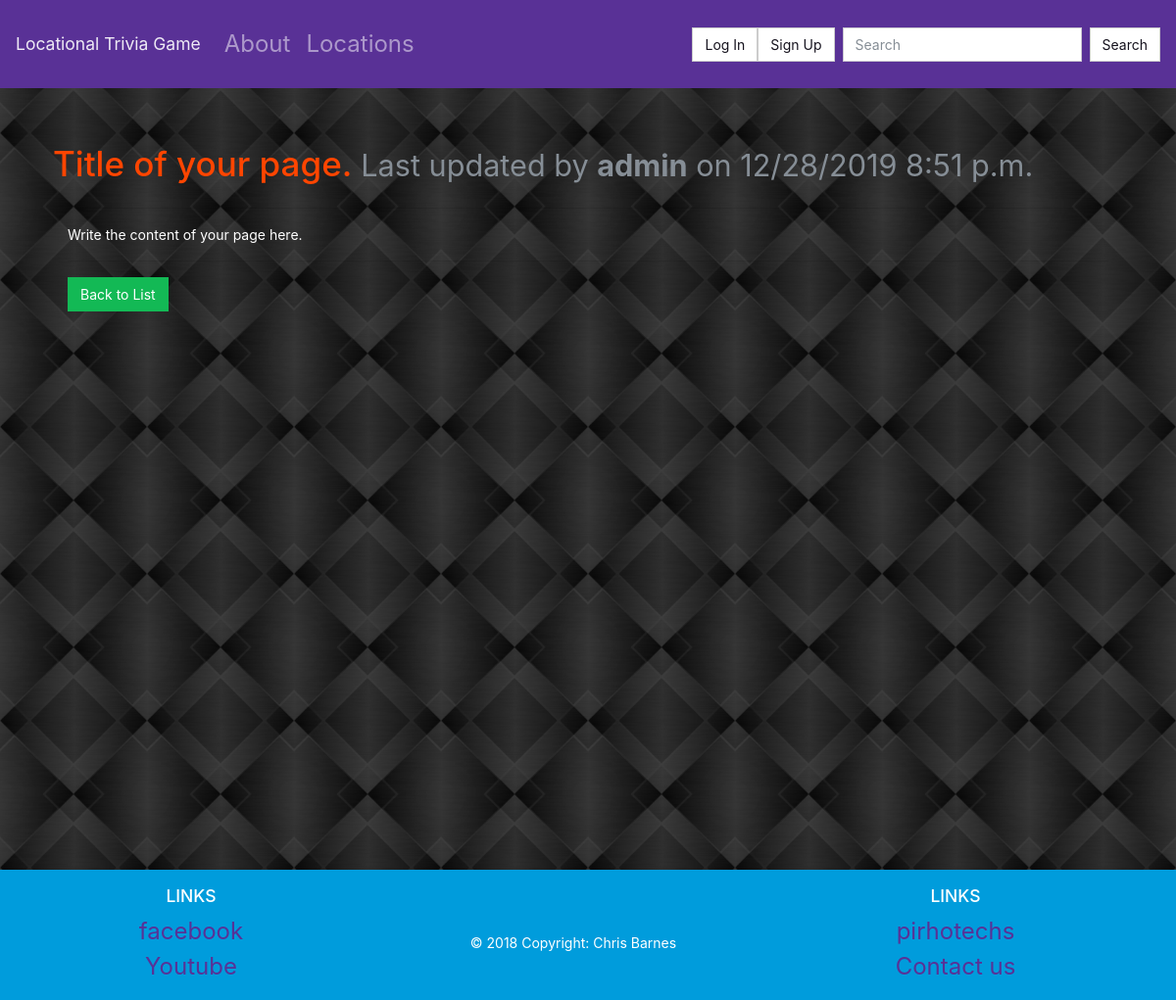
Page /locations/title-of-your-page/ on the committed database.
### locations/models.py (models this page shows, shortened)
class Page(models.Model):
    objects = models.Manager()
    slug = models.CharField(max_length=settings.PAGE_TITLE_MAX_LENGTH, blank=True, editable=False, help_text="Unique URL path to access this page. Generated by the system.")
    created = models.DateTimeField(auto_now_add=True, help_text="The date and time this page was created. Automatically generated when the model saves.")
    modified = models.DateTimeField(auto_now=True, help_text="The date and time this page was updated. Automatically generated when the model updates.")
    title = models.CharField(max_length=settings.PAGE_TITLE_MAX_LENGTH, unique=True, default="Title of your page.")
    author = models.ForeignKey(User, on_delete=models.PROTECT, help_text="The user that posted this article.")
    content = models.TextField(default="Write the content of your page here.")

### locations/views.py (the view)
# urls.py: path('<str:slug>/', PageDetailView.as_view(), name='details-page'),
class PageDetailView(DetailView):
    model = Page
    def get(self, request, slug):
        page = self.get_queryset().get(slug__iexact=slug)
        return render(request, 'page.html', {'page': page})

### locations/templates/page.html (shortened to what this page needs)
{% extends "base.html" %}
{% block content %}
  <div class="row">
    <div class="col m-4">
        <div class="row">
            <h1>
                {{ page.title }}
                <small class="text-muted">Last updated by <b>{{ page.author.username }}</b> on {{ page.modified|date:"SHORT_DATETIME_FORMAT" }} </small>
            </h1>
        </div>
        <hr>
        <p>{{ page.content|linebreaksbr }}</p>
        <hr>
        <a href="{% url 'list-page' %}" class="btn btn-success">Back to List</a>
    </div>
  </div>
{% endblock %}

### static/style.css (style rules this page uses)
body { background: lightgrey url("images/background.jpg") center; }
h1 { color: orangered; }
h2, h3, h4, p { color: white; }

### rows in the picture
Page: title "Title of your page.", author.username "admin", modified "12/28/2019 8:51 p.m.", content "Write the content of your page here."
